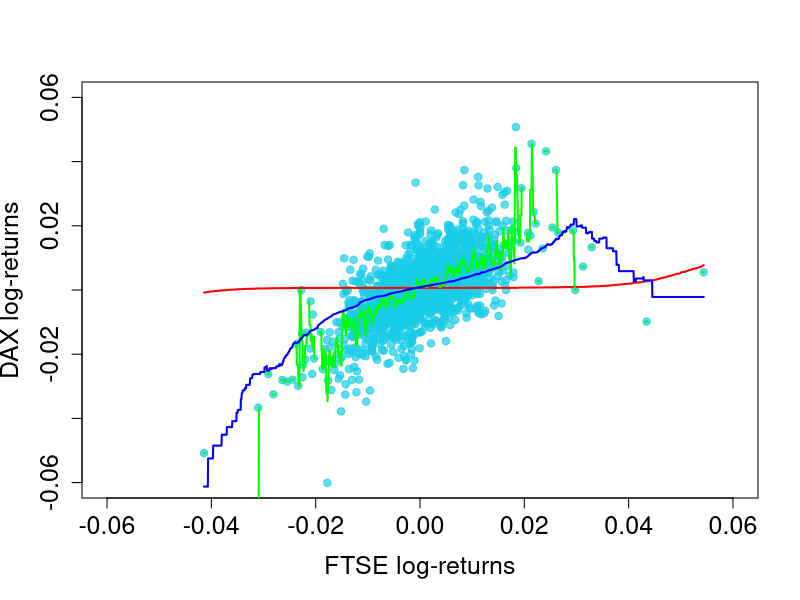

Reproduce this figure in R.
# load necessary packages
require(datasets)
require(class)
require(grDevices)
require(lattice)

# define log-returns for the DAX and FTSE indeces
r.dax = diff(log(EuStockMarkets[, 1]))
r.ftse = diff(log(EuStockMarkets[, 4]))

# estimated log-returns for the DAX index for different bandwidths
np.reg.b1 = ksmooth(r.ftse, r.dax, kernel = "box", bandwidth = 0.1)  # h = 0.1
np.reg.b2 = ksmooth(r.ftse, r.dax, kernel = "box", bandwidth = length(r.dax)^(-1))  # h = 1/n
np.reg.b3 = ksmooth(r.ftse, r.dax, kernel = "box", bandwidth = length(r.dax)^(-(1/2)))  # h = 1/n^0.5

# plot for the regression results
par(cex.axis = 1.5, cex.lab = 1.5, pch = 19, cex = 1)  # graphical parameters
plot(r.ftse, r.dax, xlim = c(-0.06, 0.06), ylim = c(-0.06, 0.06), xlab = "FTSE log-returns", ylab = "DAX log-returns", 
    col = rgb(0.1, 0.8, 0.9, alpha = 0.7))
lines(np.reg.b1, col = "red", lwd = 2)  # regression line with h = 0.1
lines(np.reg.b2, col = "green", lwd = 2)  # regression line with h = 1/n
lines(np.reg.b3, col = "blue", lwd = 2)  # regression line with h = 1/n^0.5 
 TRUE
